Frame 1 (no input): blank canvas, image omitted
Frame 60 (the mouse pressed at the canvas centre just before this capture): blank canvas, image omitted
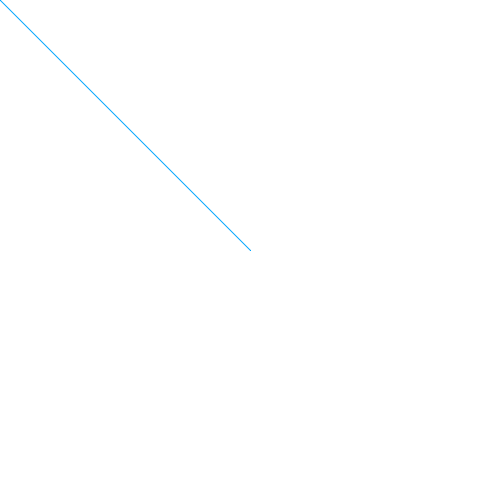
Frame 120 (the mouse held since frame 60 and released just before this capture)

The Processing sketch whose frames 1 and 60 were blank and that drew this single picture after the mouse press (run headless with seeded random() and noise(); from frame 60 on, the mouse is pressed at the canvas centre):

// Processing sketch: Op12_5
// ── Op12_5.pde


void setup() {
 size(500,500);
 background(255);
}

void draw() {
  stroke(0,165,255);
  line(pmouseX,pmouseY,mouseX,mouseY);
}

void mousePressed() {
  background(255);
}
